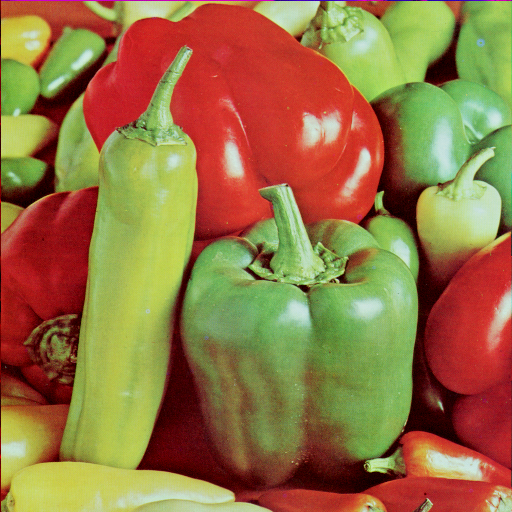
#> input picture img/peppers.png, 512 x 512 px, found by its file name
$ python 06-rm_salt_pepper_noise.py
#> lines starting #> are read from the running program, lines starting #| are printed output that depends on the picture
import cv2
import numpy as np

img = cv2.imread("img/peppers.png")
#> img is the input picture: shape (512, 512, 3); mean B, G, R 66.5, 115.6, 149.8

def add_noise(src):
    pixel_count = src.size
#> pixel_count = 786432
    output = np.copy(src)

    salt_count = int(pixel_count * 0.01)
#> salt_count = 7864
    pepper_count = int(pixel_count * 0.01)
#> pepper_count = 7864

    salt_pos = [np.random.randint(0, i-1, salt_count) for i in src.shape]
    output[salt_pos[0], salt_pos[1]] = 255

    pepper_pos = [np.random.randint(0, i-1, pepper_count) for i in src.shape]
    output[pepper_pos[0], pepper_pos[1]] = 0
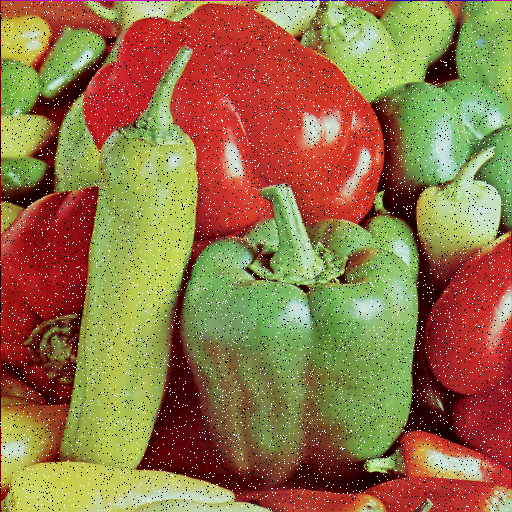
#> output: shape (512, 512, 3); mean B, G, R 70, 116.2, 148.4

    return output

img_noise = add_noise(img)
corrected_img = cv2.medianBlur(img_noise, 5)
gaussian_blur = cv2.GaussianBlur(img_noise, (7,7), sigmaX=69, sigmaY=169)
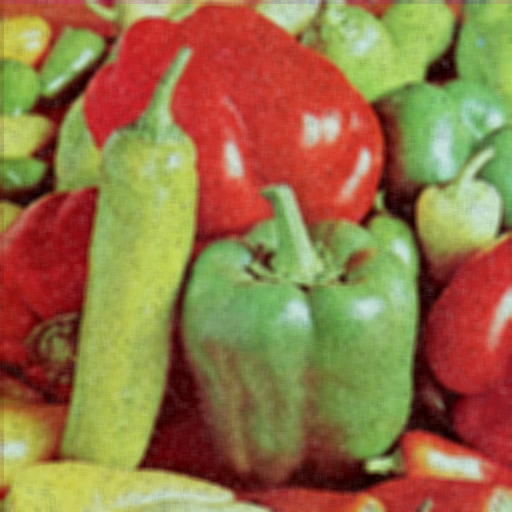
#> gaussian_blur: shape (512, 512, 3); mean B, G, R 70, 116.4, 148.5


stack = np.hstack((img_noise, corrected_img, gaussian_blur))
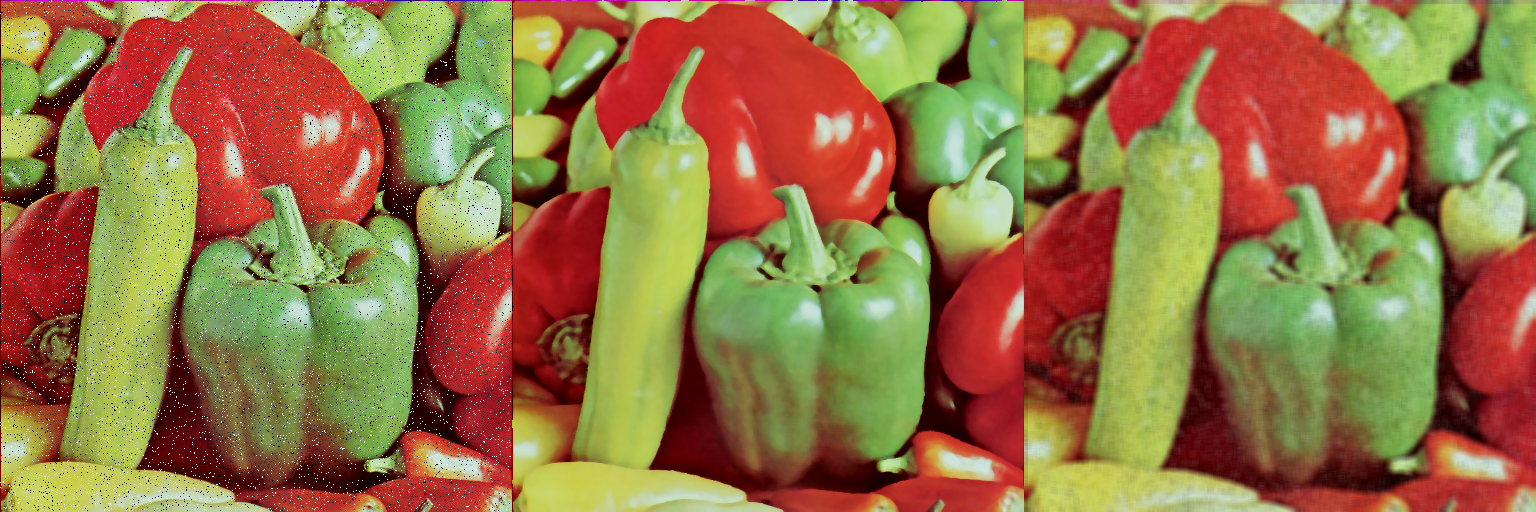
#> stack: shape (512, 1536, 3); mean B, G, R 68.7, 116.1, 149


# cv2.imshow("original", img_noise)
cv2.imshow("output", stack)


cv2.waitKey(0)
cv2.destroyAllWindows()

$ run again, with img/baboon.png copied over img/peppers.png
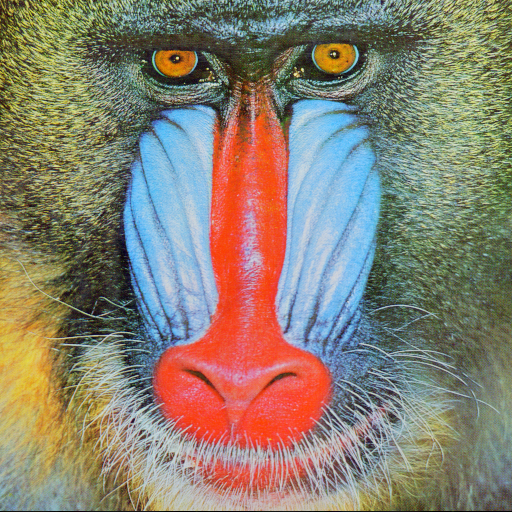
#> input picture img/baboon.png, 512 x 512 px, found by its file name
#> img is the input picture: shape (512, 512, 3); mean B, G, R 113.1, 128.9, 137.4
#> `gaussian_blur = cv2.GaussianBlur(img_noise, (7,7), sigmaX=69, sigmaY=1..`:
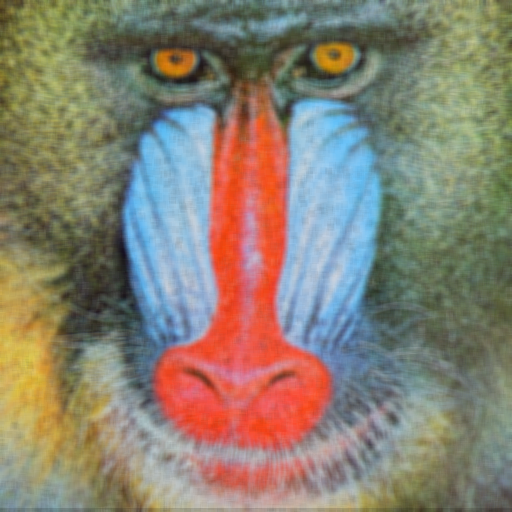
#> gaussian_blur: shape (512, 512, 3); mean B, G, R 113.9, 128.8, 136.8
#> `stack = np.hstack((img_noise, corrected_img, gaussian_blur))`:
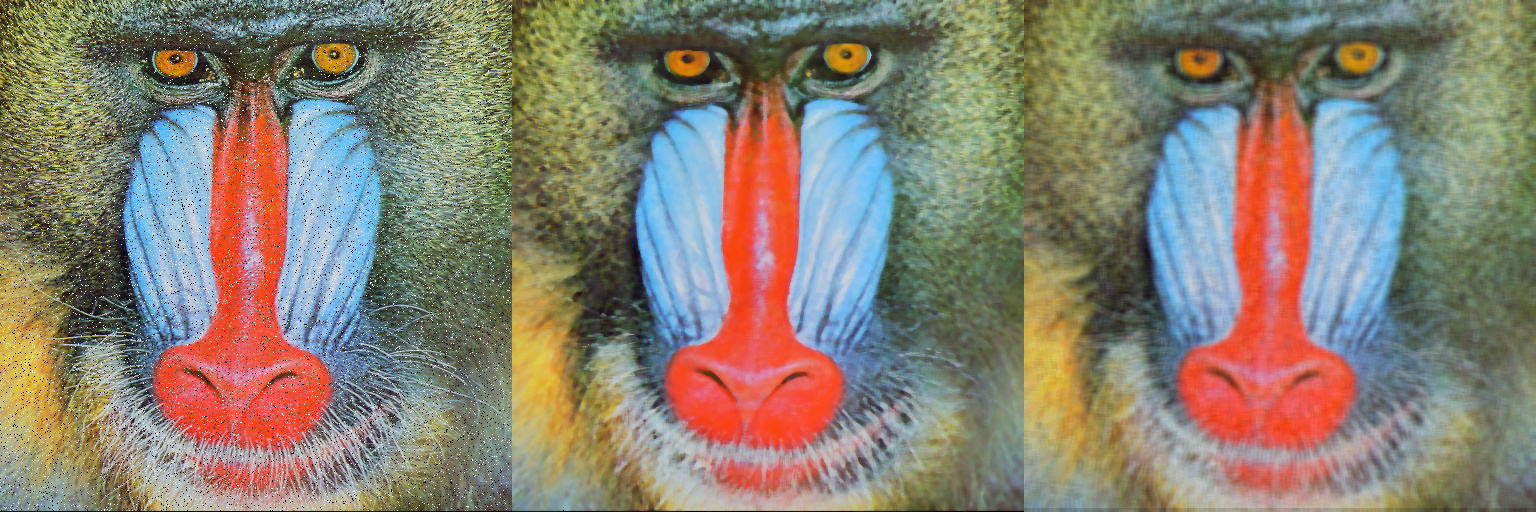
#> stack: shape (512, 1536, 3); mean B, G, R 113.2, 128.7, 136.8

$ run again, with img/boat.png copied over img/peppers.png
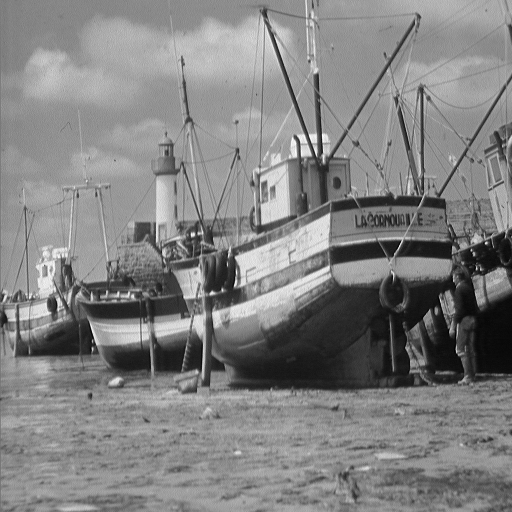
#> input picture img/boat.png, 512 x 512 px, found by its file name
#> img is the input picture: shape (512, 512, 3); min 0, max 255, mean 129.7
#> in add_noise, `output[pepper_pos[0], pepper_pos[1]] = 0`:
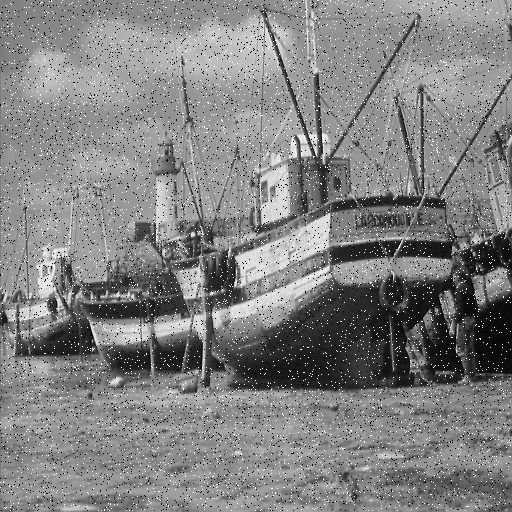
#> output: shape (512, 512, 3); min 0, max 255, mean 129.5
#> `stack = np.hstack((img_noise, corrected_img, gaussian_blur))`:
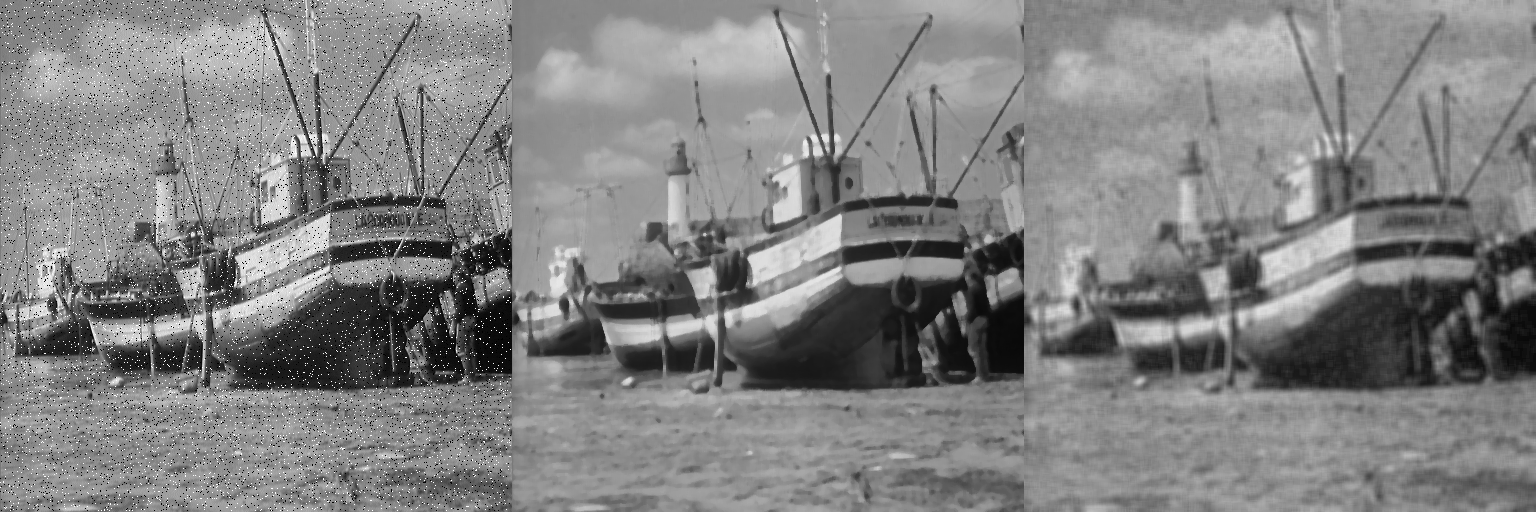
#> stack: shape (512, 1536, 3); min 0, max 255, mean 129.6
